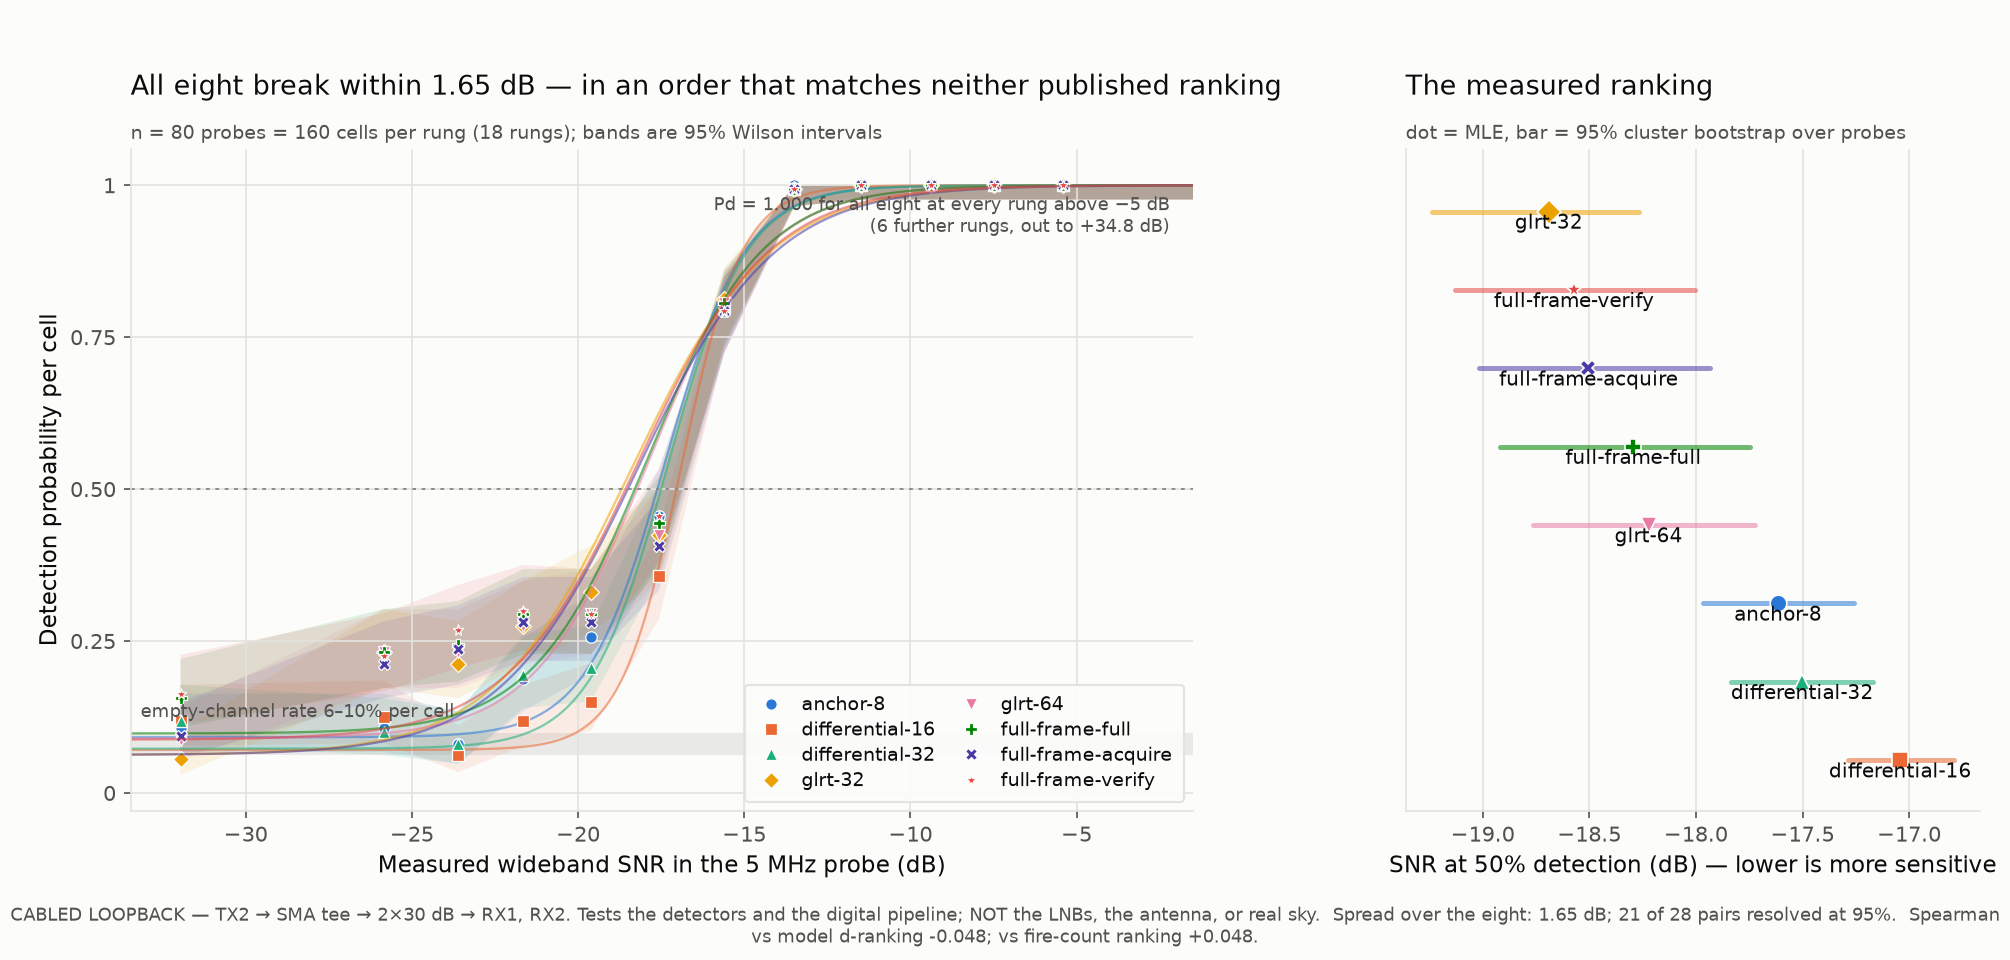

Recreate this plot in Python.
"""E2 headline figure: measured detection probability against measured SNR.

Every number is from the cabled loopback on ip:192.168.1.183.  Thresholds come
from E3's genuinely empty channel at 1% per point; the SNR axis is measured by
coherent projection onto the known transmitted stream, never assumed from the
gain setting.
"""
from __future__ import annotations

import json
from pathlib import Path
import sys

import numpy as np
from scipy.optimize import minimize

HERE = Path(__file__).resolve().parent
sys.path.insert(0, str(HERE))
sys.path.insert(0, str(HERE.parent))
# The harness helper lives with the records it reads, under
# injection-data/, not beside the figures. Inserting figures/ instead --
# which is what this did -- leaves the import unresolvable from a clean
# checkout, so every one of these scripts failed at its import line.
sys.path.insert(0, str(HERE.parent.parent / "injection-data" / "one-radio"))
import analysis as A
import style

RUN = HERE.parent / "e2_roc.jsonl"
THRESHOLDS = HERE.parent / "thresholds.json"


# --------------------------------------------------------------------------
# fit
# --------------------------------------------------------------------------

def fit_curve(x, k, n, floor):
    """Binomial MLE for Pd = floor + (1-floor) * logistic((x-mu)/s)."""
    x, k, n = np.asarray(x, float), np.asarray(k, float), np.asarray(n, float)

    def nll(theta):
        mu, log_s = theta
        p = floor + (1 - floor) / (1 + np.exp(-(x - mu) / np.exp(log_s)))
        p = np.clip(p, 1e-9, 1 - 1e-9)
        return -float(np.sum(k * np.log(p) + (n - k) * np.log(1 - p)))

    best, value = None, np.inf
    for mu0 in (-20, -16, -12, -8):
        for s0 in (0.5, 1.0, 2.0):
            out = minimize(nll, [mu0, np.log(s0)], method="Nelder-Mead")
            if out.fun < value:
                best, value = out.x, out.fun
    mu, s = float(best[0]), float(np.exp(best[1]))
    target = (0.5 - floor) / (1 - floor)
    if not 0 < target < 1:
        return mu, s, float("nan")
    return mu, s, mu + s * np.log(target / (1 - target))


def main() -> None:
    style.apply()
    import matplotlib.pyplot as plt

    header, rows = A.read(RUN)
    thresholds = json.loads(THRESHOLDS.read_text())["empty_channel"]

    off = [r for r in rows if not r["transmitting"]]
    noise_power = float(np.mean([r["total_power"] for r in off]))
    floor_signal = float(np.mean([r["signal_power"] for r in off]))
    off_by_visit = {}
    for r in off:
        off_by_visit.setdefault(r["tag"], []).append(r["total_power"])
    drift = {tag: float(np.mean(v)) for tag, v in sorted(off_by_visit.items())}

    # one rung per TX gain, pooling the repeated TX-off visits
    rungs: dict = {}
    for r in rows:
        rungs.setdefault(round(r["tx2_gain_db"], 2), []).append(r)

    table = []
    for gain in sorted(rungs):
        rs = rungs[gain]
        excess = float(np.mean([r["signal_power"] for r in rs])) - floor_signal
        snr = 10 * np.log10(excess / noise_power) if excess > 0 else float("-inf")
        entry = {"tx2_gain_db": gain, "observations": len(rs),
                 "probes": len({(r["tag"], r["index"]) for r in rs}),
                 "snr_db": snr,
                 "signal_power_excess": excess,
                 "above_estimator_floor": bool(excess > 2 * floor_signal),
                 "transmitting": rs[0]["transmitting"], "methods": {}}
        for method in A.METHODS:
            entry["methods"][method] = A.cell_rate(rs, method, thresholds[method])
        table.append(entry)

    # -- fits, on rungs whose SNR the projection can actually measure --------
    usable = [e for e in table if e["transmitting"] and e["above_estimator_floor"]]
    quiet = [e for e in table if not e["transmitting"]]
    fits = {}
    for method in A.METHODS:
        floor = float(np.mean([q["methods"][method]["rate"] for q in quiet]))
        x = [e["snr_db"] for e in usable]
        k = [e["methods"][method]["fired"] for e in usable]
        n = [e["methods"][method]["cells"] for e in usable]
        mu, s, snr50 = fit_curve(x, k, n, floor)
        fits[method] = {"mu": mu, "scale": s, "snr50_db": snr50,
                        "empty_channel_rate": floor}

    # cluster bootstrap over probes, so the two receivers of one probe move together
    rng = np.random.default_rng(11)
    draws = {m: [] for m in A.METHODS}
    by_probe: dict = {}
    for e in usable:
        for r in rungs[e["tx2_gain_db"]]:
            by_probe.setdefault((e["tx2_gain_db"], r["index"]), []).append(r)
    keys_by_rung: dict = {}
    for key in by_probe:
        keys_by_rung.setdefault(key[0], []).append(key)
    for _ in range(200):
        x, counts = [], {m: ([], []) for m in A.METHODS}
        for e in usable:
            keys = keys_by_rung[e["tx2_gain_db"]]
            picked = [keys[i] for i in rng.integers(0, len(keys), len(keys))]
            rs = [row for key in picked for row in by_probe[key]]
            x.append(e["snr_db"])
            for m in A.METHODS:
                rate = A.cell_rate(rs, m, thresholds[m])
                counts[m][0].append(rate["fired"])
                counts[m][1].append(rate["cells"])
        for m in A.METHODS:
            _, _, s50 = fit_curve(x, counts[m][0], counts[m][1],
                                  fits[m]["empty_channel_rate"])
            if np.isfinite(s50):
                draws[m].append(s50)
    for m in A.METHODS:
        d = np.array(draws[m])
        fits[m]["snr50_lo"] = float(np.quantile(d, 0.025)) if d.size else None
        fits[m]["snr50_hi"] = float(np.quantile(d, 0.975)) if d.size else None

    # Every method is fitted on the SAME resample within an iteration, so the
    # draws are paired and a difference between two of them is far better
    # determined than the overlap of their marginal intervals suggests.  An
    # ordering nobody can resolve is not a ranking, and that has to be tested
    # rather than read off the dots.
    length = min(len(draws[m]) for m in A.METHODS)
    matrix = np.vstack([np.array(draws[m][:length]) for m in A.METHODS])
    pairwise = {}
    for i, left in enumerate(A.METHODS):
        for j, right in enumerate(A.METHODS):
            if j <= i:
                continue
            delta = matrix[i] - matrix[j]
            pairwise[f"{left} - {right}"] = {
                "median_db": float(np.median(delta)),
                "ci": [float(np.quantile(delta, 0.025)),
                       float(np.quantile(delta, 0.975))],
                "share_left_more_sensitive": float(np.mean(delta < 0)),
                "resolved": bool(np.quantile(delta, 0.025) > 0
                                 or np.quantile(delta, 0.975) < 0)}

    measured_ranking = sorted(A.METHODS, key=lambda m: fits[m]["snr50_db"])
    payload = {
        "figure": "detection-vs-snr",
        "note": A.LOOPBACK_NOTE,
        "source": str(RUN),
        "probe_ms": 20.0, "sample_rate_hz": 5e6,
        "thresholds": thresholds,
        "threshold_basis": "1% per point on the E3 genuinely-empty channel",
        "noise_power_counts2": noise_power,
        "tx_off_drift_by_visit": drift,
        "estimator_floor_signal_power": floor_signal,
        "rungs": table, "fits": fits,
        "pairwise_snr50_difference_db": pairwise,
        "pairs_resolved": sum(1 for v in pairwise.values() if v["resolved"]),
        "pairs_total": len(pairwise),
        "bootstrap_draws": {m: [round(v, 4) for v in draws[m][:length]]
                            for m in A.METHODS},
        "measured_ranking_best_first": measured_ranking,
        "model_d_ranking_best_first": list(A.MODEL_D_RANKING),
        "fire_count_ranking_most_first": list(A.FIRE_COUNT_RANKING),
        "spearman_measured_vs_model_d": A.spearman(measured_ranking, A.MODEL_D_RANKING),
        "spearman_measured_vs_fire_count": A.spearman(measured_ranking,
                                                      A.FIRE_COUNT_RANKING),
    }
    (HERE / "detection-vs-snr.json").write_text(json.dumps(payload, indent=1))

    # ---------------------------------------------------------------- draw
    draw(payload)


def draw(payload: dict) -> None:
    """Render from the payload alone, so a re-style costs no bootstrap."""
    style.apply()
    import matplotlib.pyplot as plt

    fits, table = payload["fits"], payload["rungs"]
    measured_ranking = payload["measured_ranking_best_first"]
    spread_db = (fits[measured_ranking[-1]]["snr50_db"]
                 - fits[measured_ranking[0]]["snr50_db"])
    shown = [e for e in table if e["transmitting"] and e["above_estimator_floor"]]
    xs = np.array([e["snr_db"] for e in shown])

    fig = plt.figure(figsize=(13.4, 6.4))
    grid = fig.add_gridspec(1, 2, width_ratios=[1.85, 1.0], wspace=0.26,
                            left=0.065, right=0.985, top=0.845, bottom=0.155)
    ax = fig.add_subplot(grid[0, 0])
    ax2 = fig.add_subplot(grid[0, 1])

    grid_x = np.linspace(xs.min() - 1.5, 0.0, 400)
    for method in A.METHODS:
        y = np.array([e["methods"][method]["rate"] for e in shown])
        lo = np.array([e["methods"][method]["lo"] for e in shown])
        hi = np.array([e["methods"][method]["hi"] for e in shown])
        s, f = style.STYLE[method], fits[method]
        ax.fill_between(xs, lo, hi, color=s["color"], alpha=0.11, linewidth=0)
        curve = (f["empty_channel_rate"] + (1 - f["empty_channel_rate"])
                 / (1 + np.exp(-(grid_x - f["mu"]) / f["scale"])))
        ax.plot(grid_x, curve, color=s["color"], linewidth=1.1, alpha=0.55)
        style.line(ax, xs, y, method, linewidth=0,
                   markeredgecolor=style.SURFACE, markeredgewidth=0.6)

    band = [min(f["empty_channel_rate"] for f in fits.values()),
            max(f["empty_channel_rate"] for f in fits.values())]
    ax.axhspan(band[0], band[1], color=style.MUTED, alpha=0.16, linewidth=0)
    # Left-hand side: the legend owns the lower right of this panel.
    ax.text(xs.min() - 1.2, band[1] + 0.02,
            f"empty-channel rate {band[0]*100:.0f}–{band[1]*100:.0f}% per cell",
            fontsize=8.5, color=style.INK_2, ha="left", va="bottom")
    ax.axhline(0.5, color=style.MUTED, linewidth=0.9, linestyle=(0, (2, 3)))
    saturated = [e for e in shown if e["snr_db"] > -2]
    ax.text(-2.2, 0.985,
            f"Pd = 1.000 for all eight at every rung above −5 dB\n"
            f"({len(saturated)} further rungs, out to +34.8 dB)",
            ha="right", va="top", fontsize=8.5, color=style.INK_2)

    ax.set_xlim(xs.min() - 1.5, -1.5)
    ax.set_ylim(-0.03, 1.06)
    ax.set_yticks([0, .25, .5, .75, 1.0])
    ax.set_yticklabels(["0", "0.25", "0.50", "0.75", "1"])
    ax.set_xlabel("Measured wideband SNR in the 5 MHz probe (dB)")
    ax.set_ylabel("Detection probability per cell")
    ax.set_title(f"All eight break within {spread_db:.2f} dB — in an order that "
                 f"matches neither published ranking", loc="left", pad=26)
    ax.text(0.0, 1.015,
            f"n = {shown[0]['probes']} probes = {shown[0]['observations']} cells "
            f"per rung ({len(shown)} rungs); bands are 95% Wilson intervals",
            transform=ax.transAxes, fontsize=9, color=style.INK_2)
    ax.legend(loc="lower right", ncol=2, handlelength=1.6, columnspacing=1.1,
              labelspacing=0.35, framealpha=0.95, frameon=True,
              facecolor=style.SURFACE, edgecolor=style.GRID, borderpad=0.6)

    for i, method in enumerate(measured_ranking):
        f, s = fits[method], style.STYLE[method]
        ax2.plot([f["snr50_lo"], f["snr50_hi"]], [i, i], color=s["color"],
                 linewidth=2.4, solid_capstyle="round", alpha=0.55)
        ax2.plot([f["snr50_db"]], [i], marker=s["marker"], color=s["color"],
                 markersize=8, markeredgecolor=style.SURFACE, markeredgewidth=0.8)
        ax2.text(f["snr50_db"], i + 0.28, method, fontsize=9.5, color=style.INK,
                 ha="center", va="bottom")
    ax2.set_yticks([])
    ax2.set_ylim(len(measured_ranking) - 0.35, -0.8)
    ax2.set_xlabel("SNR at 50% detection (dB) — lower is more sensitive")
    ax2.set_title("The measured ranking", loc="left", pad=26)
    ax2.text(0.0, 1.015, "dot = MLE, bar = 95% cluster bootstrap over probes",
             transform=ax2.transAxes, fontsize=9, color=style.INK_2)
    ax2.grid(axis="y", visible=False)

    style.footer(fig, f"Spread over the eight: {spread_db:.2f} dB; "
                      f"{payload['pairs_resolved']} of {payload['pairs_total']} "
                      f"pairs resolved at 95%.  Spearman vs model d-ranking "
                      f"{payload['spearman_measured_vs_model_d']:+.3f}; vs "
                      f"fire-count ranking "
                      f"{payload['spearman_measured_vs_fire_count']:+.3f}.")
    fig.savefig(HERE / "detection-vs-snr.png")
    order = measured_ranking
    print("SNR50 (dB), best first:")
    for m in order:
        f = fits[m]
        print(f"  {m:>20} {f['snr50_db']:7.2f}  [{f['snr50_lo']:.2f}, {f['snr50_hi']:.2f}]")
    print("spearman vs model-d   ", round(payload["spearman_measured_vs_model_d"], 3))
    print("spearman vs fire-count", round(payload["spearman_measured_vs_fire_count"], 3))
    print("pairs resolved", payload["pairs_resolved"], "of", payload["pairs_total"])


if __name__ == "__main__":
    if "--redraw" in sys.argv:
        draw(json.loads((HERE / "detection-vs-snr.json").read_text()))
    else:
        main()
